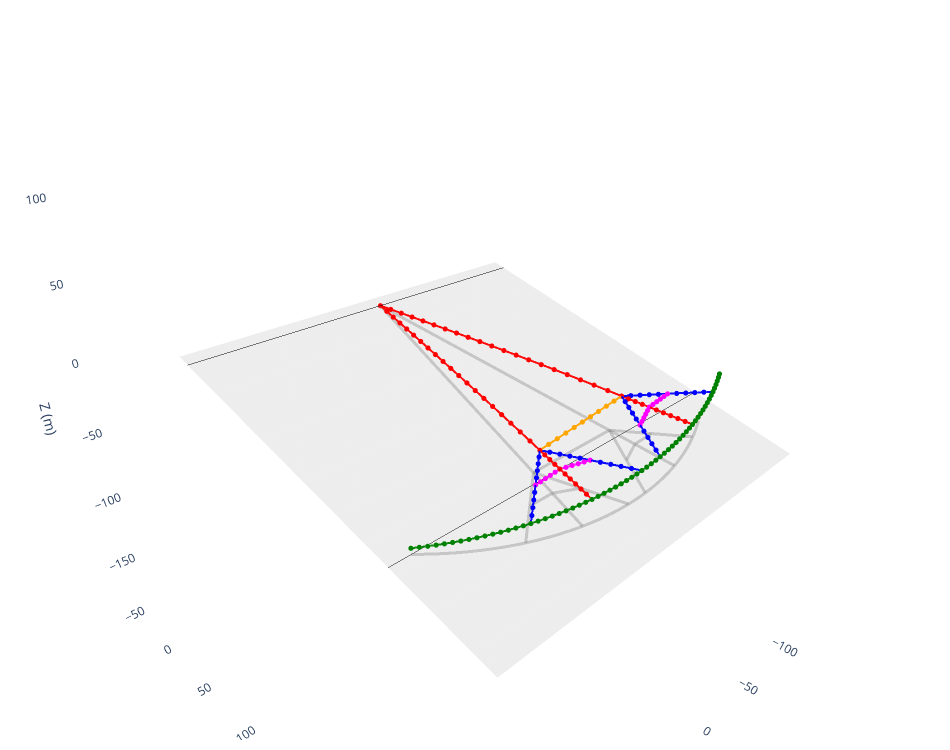
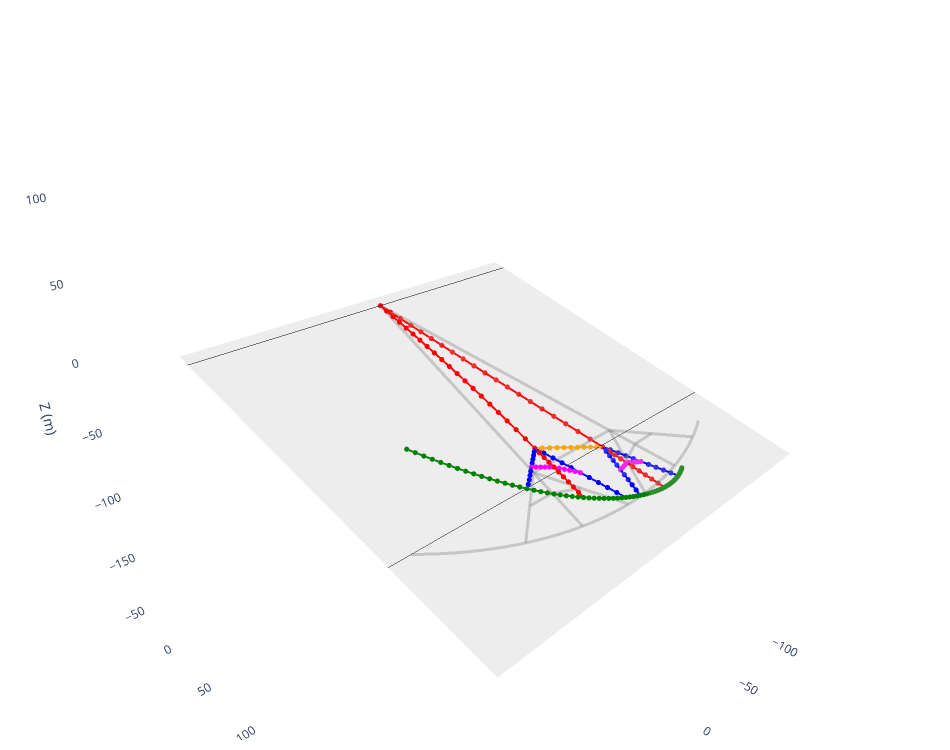
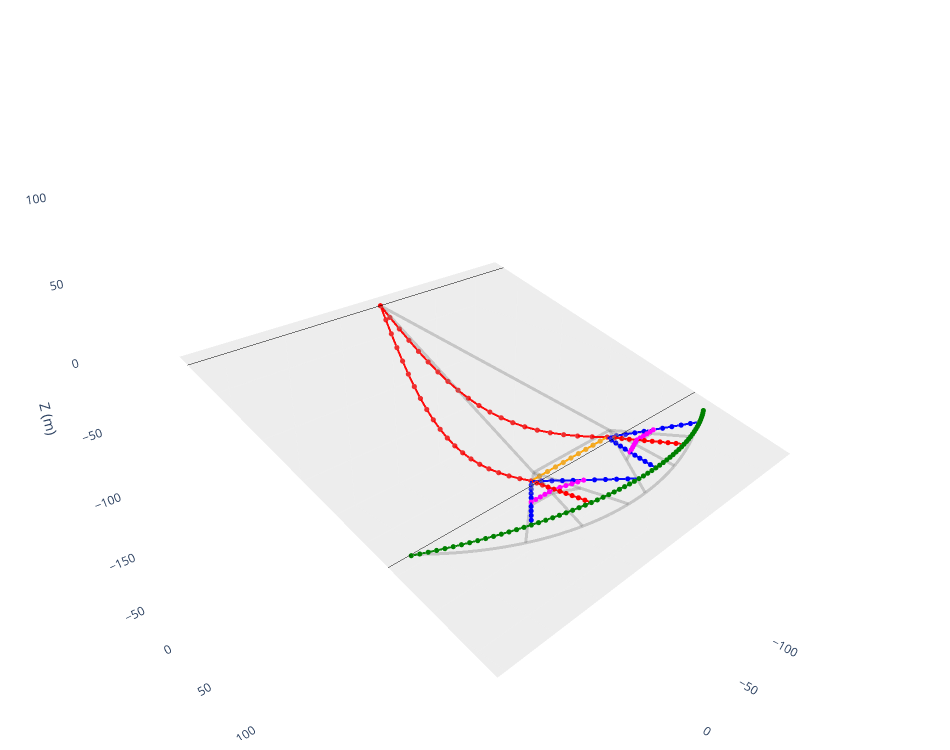
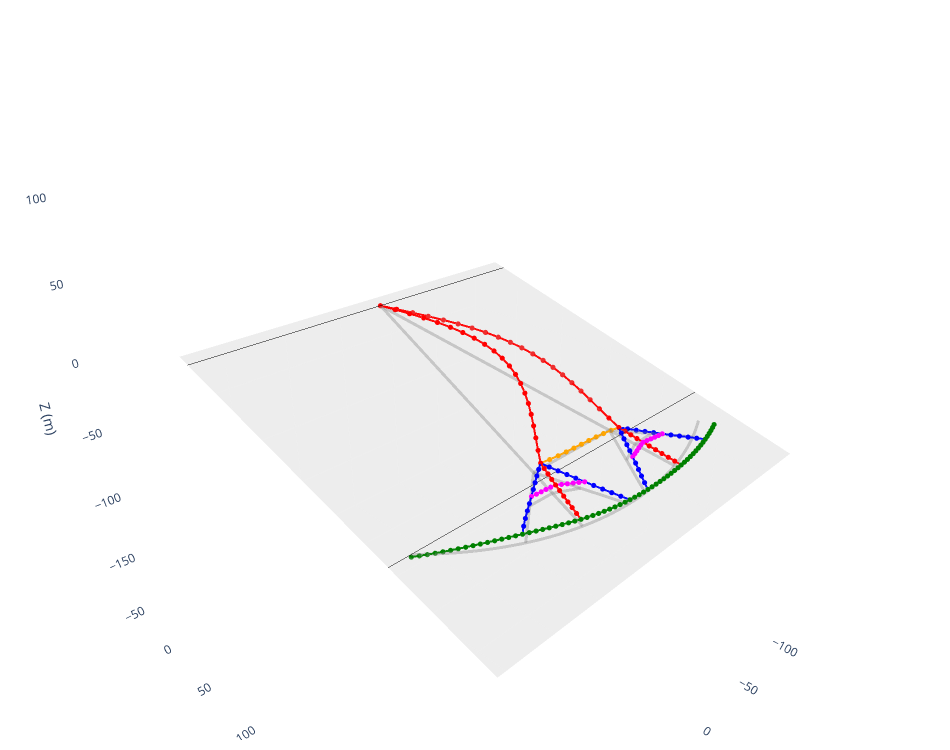

The notebook cell these images were saved under, in order:
### Code cell
import numpy as np
import plotly.graph_objects as go

# ---------------- COLOR RULES ----------------
def element_color(i):
    if i < 60:
        return "red"
    elif i < 70:
        return "orange"
    elif i < 130:
        return "green"
    elif i < 170:
        return "blue"
    else:
        return "magenta"

element_colors = [element_color(i) for i in range(len(element_nodes))]

# ---------------- NODE COLORS ----------------
node_colors = ["black"] * len(nodes)

for i, (nA, nB) in enumerate(element_nodes):

    col = element_colors[i]

    node_colors[nA - 1] = col
    node_colors[nB - 1] = col

    if i in [130, 140, 150, 160]:
        node_colors[nA - 1] = "red"
    if i in [139, 149, 159, 169]:
        node_colors[nB - 1] = "green"
    if i in [170, 185]:
        node_colors[nA - 1] = "red"


# ---------------- SETTINGS ----------------
modes_to_plot = 5
scale = 100000

nodes = np.array(nodes)
eigvecs_disp_full = np.array(eigvecs_disp_full)

# -------- FIXED AXES (ZOOMED IN VERSION) --------
min_x, max_x = nodes[:,0].min(), nodes[:,0].max()
min_y, max_y = nodes[:,1].min(), nodes[:,1].max()
min_z, max_z = nodes[:,2].min(), nodes[:,2].max()

Lmax = max(max_x-min_x, max_y-min_y, max_z-min_z)

mid_x = (min_x + max_x)/2
mid_y = (min_y + max_y)/2
mid_z = (min_z + max_z)/2

# 🔥 ZOOM FACTOR
zoom = 0.7 * Lmax

xr = [mid_x - zoom, mid_x + zoom]
yr = [mid_y - zoom, mid_y + zoom]
zr = [mid_z - zoom, mid_z + zoom]


# ==========================================================
# LOOP OVER MODES
# ==========================================================
for i in range(modes_to_plot):

    mode_disp = eigvecs_disp_full[:, i].reshape(-1, 3)
    U = nodes + scale * mode_disp

    traces = []

    # ======================================================
    # REFERENCE PLANE (15° downward tilt)
    # ======================================================

    # Plane grid
    x_grid = np.linspace(-130, 150, 50)
    y_grid = np.linspace(-10, 270, 50)
    Xg, Yg = np.meshgrid(x_grid, y_grid)
    Zg = np.zeros_like(Xg)

    # ----- ROTATE PLANE 15° DOWNWARDS AROUND X-AXIS -----
    theta = np.radians(-15)
    Rx = np.array([
        [1, 0, 0],
        [0, np.cos(theta), -np.sin(theta)],
        [0, np.sin(theta),  np.cos(theta)]
    ])

    plane_points = np.vstack([Xg.flatten(), Yg.flatten(), Zg.flatten()])
    rotated = Rx @ plane_points

    Xg_rot = rotated[0].reshape(Xg.shape)
    Yg_rot = rotated[1].reshape(Yg.shape)
    Zg_rot = rotated[2].reshape(Zg.shape)

    plane = go.Surface(
        x=Xg_rot,
        y=Yg_rot,
        z=Zg_rot,
        showscale=False,
        opacity=0.25,
        colorscale=[[0, "rgb(170,170,170)"], [1, "rgb(170,170,170)"]],
        contours={"z": {"show": True, "color": "black", "width": 1}},
        hoverinfo="skip"
    )
    traces.append(plane)

    # ======================================================
    # UNDEFORMED STRUCTURE
    # ======================================================
    for e, (nA, nB) in enumerate(element_nodes):
        p1 = nodes[nA - 1]
        p2 = nodes[nB - 1]

        traces.append(
            go.Scatter3d(
                x=[p1[0], p2[0]],
                y=[p1[1], p2[1]],
                z=[p1[2], p2[2]],
                mode="lines",
                line=dict(color="grey", width=6),
                opacity=0.35,
                showlegend=False
            )
        )

    # ======================================================
    # DEFORMED STRUCTURE
    # ======================================================
    for e, (nA, nB) in enumerate(element_nodes):
        p1 = U[nA - 1]
        p2 = U[nB - 1]

        traces.append(
            go.Scatter3d(
                x=[p1[0], p2[0]],
                y=[p1[1], p2[1]],
                z=[p1[2], p2[2]],
                mode="lines",
                line=dict(color=element_colors[e], width=4),
                opacity=0.95,
                showlegend=False
            )
        )

    # ======================================================
    # NODES
    # ======================================================
    traces.append(
        go.Scatter3d(
            x=U[:,0],
            y=U[:,1],
            z=U[:,2],
            mode="markers",
            marker=dict(size=3, color=node_colors),
            showlegend=False
        )
    )

    # ======================================================
    # LEGEND
    # ======================================================
    legend_traces = [
        go.Scatter3d(x=[None], y=[None], z=[None], mode="lines",
                     line=dict(color="lightgrey", width=6),
                     name="Undeformed structure"),

        go.Scatter3d(x=[None], y=[None], z=[None], mode="lines",
                     line=dict(color="red", width=4),
                     name="Primary trusses"),

        go.Scatter3d(x=[None], y=[None], z=[None], mode="lines",
                     line=dict(color="orange", width=4),
                     name="Connecting truss"),

        go.Scatter3d(x=[None], y=[None], z=[None], mode="lines",
                     line=dict(color="green", width=4),
                     name="Retaining wall"),

        go.Scatter3d(x=[None], y=[None], z=[None], mode="lines",
                     line=dict(color="blue", width=4),
                     name="Connection system"),

        go.Scatter3d(x=[None], y=[None], z=[None], mode="lines",
                     line=dict(color="magenta", width=4),
                     name="Bracing elements")
    ]

    fig = go.Figure(data=traces + legend_traces)

    # ======================================================
    # LAYOUT
    # ======================================================
    fig.update_layout(
        width=950,
        height=750,
        paper_bgcolor="white",
        showlegend=False,
        legend=dict(
            x=0.4, y=0.8,
            bgcolor="rgba(255,255,255,0.85)",
            bordercolor="lightgrey",
            borderwidth=1
        ),
        scene=dict(
            xaxis=dict(title="X (m)", range=xr, showbackground=False),
            yaxis=dict(title="Y (m)", range=yr, showbackground=False),
            zaxis=dict(title="Z (m)", range=zr, showbackground=False),
            aspectmode="manual",
            aspectratio=dict(x=1, y=1, z=1),
            camera=dict(
                eye=dict(x=1, y=1, z=0.7)
            )
        ),
        margin=dict(l=10, r=10, b=10, t=60)
    )

    fig.show()

    # ======================================================
    # SAVE
    # ======================================================
    fig.write_image(f"wet_mode_{i+1}.png", width=1000, height=1000, scale=4)
